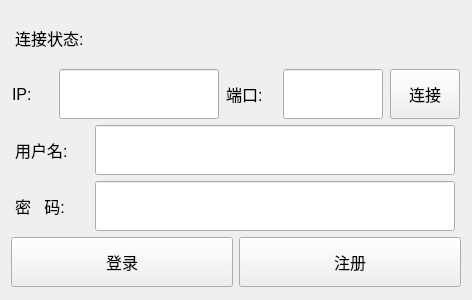
<?xml version="1.0" encoding="UTF-8"?>
<ui version="4.0">
 <class>TCPClient</class>
 <widget class="QWidget" name="TCPClient">
  <property name="geometry">
   <rect>
    <x>0</x>
    <y>0</y>
    <width>472</width>
    <height>300</height>
   </rect>
  </property>
  <property name="sizePolicy">
   <sizepolicy hsizetype="Fixed" vsizetype="Fixed">
    <horstretch>0</horstretch>
    <verstretch>0</verstretch>
   </sizepolicy>
  </property>
  <property name="minimumSize">
   <size>
    <width>472</width>
    <height>300</height>
   </size>
  </property>
  <property name="maximumSize">
   <size>
    <width>472</width>
    <height>300</height>
   </size>
  </property>
  <property name="windowTitle">
   <string>DXDisk-Login</string>
  </property>
  <layout class="QVBoxLayout" name="verticalLayout_2">
   <item>
    <layout class="QVBoxLayout" name="verticalLayout">
     <item>
      <layout class="QHBoxLayout" name="horizontalLayout">
       <item>
        <widget class="QLabel" name="statusbar_lab">
         <property name="minimumSize">
          <size>
           <width>90</width>
           <height>50</height>
          </size>
         </property>
         <property name="maximumSize">
          <size>
           <width>90</width>
           <height>50</height>
          </size>
         </property>
         <property name="font">
          <font>
           <pointsize>12</pointsize>
          </font>
         </property>
         <property name="text">
          <string>连接状态:</string>
         </property>
        </widget>
       </item>
       <item>
        <widget class="QLabel" name="status_lab">
         <property name="enabled">
          <bool>true</bool>
         </property>
         <property name="minimumSize">
          <size>
           <width>340</width>
           <height>50</height>
          </size>
         </property>
         <property name="maximumSize">
          <size>
           <width>340</width>
           <height>50</height>
          </size>
         </property>
         <property name="palette">
          <palette>
           <active>
            <colorrole role="WindowText">
             <brush brushstyle="SolidPattern">
              <color alpha="255">
               <red>255</red>
               <green>0</green>
               <blue>0</blue>
              </color>
             </brush>
            </colorrole>
           </active>
           <inactive>
            <colorrole role="WindowText">
             <brush brushstyle="SolidPattern">
              <color alpha="255">
               <red>255</red>
               <green>0</green>
               <blue>0</blue>
              </color>
             </brush>
            </colorrole>
           </inactive>
           <disabled/>
          </palette>
         </property>
         <property name="font">
          <font>
           <pointsize>12</pointsize>
          </font>
         </property>
         <property name="text">
          <string/>
         </property>
         <property name="alignment">
          <set>Qt::AlignLeading|Qt::AlignLeft|Qt::AlignVCenter</set>
         </property>
        </widget>
       </item>
      </layout>
     </item>
     <item>
      <layout class="QHBoxLayout" name="horizontalLayout_2">
       <item>
        <widget class="QLabel" name="ip_lab">
         <property name="enabled">
          <bool>true</bool>
         </property>
         <property name="minimumSize">
          <size>
           <width>30</width>
           <height>50</height>
          </size>
         </property>
         <property name="maximumSize">
          <size>
           <width>40</width>
           <height>50</height>
          </size>
         </property>
         <property name="font">
          <font>
           <pointsize>12</pointsize>
          </font>
         </property>
         <property name="text">
          <string>IP:</string>
         </property>
        </widget>
       </item>
       <item>
        <widget class="QLineEdit" name="ip_le">
         <property name="minimumSize">
          <size>
           <width>160</width>
           <height>50</height>
          </size>
         </property>
         <property name="maximumSize">
          <size>
           <width>160</width>
           <height>50</height>
          </size>
         </property>
         <property name="font">
          <font>
           <pointsize>12</pointsize>
          </font>
         </property>
        </widget>
       </item>
       <item>
        <widget class="QLabel" name="port_lab">
         <property name="enabled">
          <bool>true</bool>
         </property>
         <property name="minimumSize">
          <size>
           <width>50</width>
           <height>50</height>
          </size>
         </property>
         <property name="maximumSize">
          <size>
           <width>50</width>
           <height>50</height>
          </size>
         </property>
         <property name="font">
          <font>
           <pointsize>12</pointsize>
          </font>
         </property>
         <property name="text">
          <string>端口:</string>
         </property>
        </widget>
       </item>
       <item>
        <widget class="QLineEdit" name="port_le">
         <property name="minimumSize">
          <size>
           <width>100</width>
           <height>50</height>
          </size>
         </property>
         <property name="maximumSize">
          <size>
           <width>100</width>
           <height>50</height>
          </size>
         </property>
         <property name="font">
          <font>
           <pointsize>12</pointsize>
          </font>
         </property>
        </widget>
       </item>
       <item>
        <widget class="QPushButton" name="connect_pb">
         <property name="minimumSize">
          <size>
           <width>70</width>
           <height>50</height>
          </size>
         </property>
         <property name="maximumSize">
          <size>
           <width>70</width>
           <height>50</height>
          </size>
         </property>
         <property name="font">
          <font>
           <pointsize>12</pointsize>
          </font>
         </property>
         <property name="text">
          <string>连接</string>
         </property>
        </widget>
       </item>
      </layout>
     </item>
     <item>
      <layout class="QHBoxLayout" name="horizontalLayout_3">
       <item>
        <widget class="QLabel" name="name_lab">
         <property name="enabled">
          <bool>true</bool>
         </property>
         <property name="minimumSize">
          <size>
           <width>70</width>
           <height>50</height>
          </size>
         </property>
         <property name="maximumSize">
          <size>
           <width>70</width>
           <height>50</height>
          </size>
         </property>
         <property name="font">
          <font>
           <pointsize>12</pointsize>
          </font>
         </property>
         <property name="text">
          <string>用户名:</string>
         </property>
        </widget>
       </item>
       <item>
        <widget class="QLineEdit" name="name_le">
         <property name="enabled">
          <bool>true</bool>
         </property>
         <property name="sizePolicy">
          <sizepolicy hsizetype="Expanding" vsizetype="Expanding">
           <horstretch>0</horstretch>
           <verstretch>0</verstretch>
          </sizepolicy>
         </property>
         <property name="minimumSize">
          <size>
           <width>360</width>
           <height>50</height>
          </size>
         </property>
         <property name="maximumSize">
          <size>
           <width>360</width>
           <height>50</height>
          </size>
         </property>
         <property name="font">
          <font>
           <pointsize>12</pointsize>
          </font>
         </property>
        </widget>
       </item>
      </layout>
     </item>
     <item>
      <layout class="QHBoxLayout" name="horizontalLayout_4">
       <item>
        <widget class="QLabel" name="pwd_lab">
         <property name="enabled">
          <bool>true</bool>
         </property>
         <property name="minimumSize">
          <size>
           <width>70</width>
           <height>50</height>
          </size>
         </property>
         <property name="maximumSize">
          <size>
           <width>70</width>
           <height>50</height>
          </size>
         </property>
         <property name="font">
          <font>
           <pointsize>12</pointsize>
          </font>
         </property>
         <property name="text">
          <string>密   码:</string>
         </property>
        </widget>
       </item>
       <item>
        <widget class="QLineEdit" name="pwd_le">
         <property name="sizePolicy">
          <sizepolicy hsizetype="Expanding" vsizetype="Expanding">
           <horstretch>0</horstretch>
           <verstretch>0</verstretch>
          </sizepolicy>
         </property>
         <property name="minimumSize">
          <size>
           <width>360</width>
           <height>50</height>
          </size>
         </property>
         <property name="maximumSize">
          <size>
           <width>360</width>
           <height>50</height>
          </size>
         </property>
         <property name="font">
          <font>
           <pointsize>12</pointsize>
          </font>
         </property>
         <property name="locale">
          <locale language="English" country="UnitedStates"/>
         </property>
         <property name="echoMode">
          <enum>QLineEdit::Password</enum>
         </property>
        </widget>
       </item>
      </layout>
     </item>
     <item>
      <layout class="QHBoxLayout" name="horizontalLayout_5">
       <item>
        <widget class="QPushButton" name="login_pb">
         <property name="enabled">
          <bool>true</bool>
         </property>
         <property name="sizePolicy">
          <sizepolicy hsizetype="Minimum" vsizetype="Expanding">
           <horstretch>0</horstretch>
           <verstretch>0</verstretch>
          </sizepolicy>
         </property>
         <property name="minimumSize">
          <size>
           <width>0</width>
           <height>50</height>
          </size>
         </property>
         <property name="maximumSize">
          <size>
           <width>16777215</width>
           <height>50</height>
          </size>
         </property>
         <property name="font">
          <font>
           <pointsize>12</pointsize>
          </font>
         </property>
         <property name="text">
          <string>登录</string>
         </property>
        </widget>
       </item>
       <item>
        <widget class="QPushButton" name="regist_pb">
         <property name="enabled">
          <bool>true</bool>
         </property>
         <property name="sizePolicy">
          <sizepolicy hsizetype="Minimum" vsizetype="Expanding">
           <horstretch>0</horstretch>
           <verstretch>0</verstretch>
          </sizepolicy>
         </property>
         <property name="minimumSize">
          <size>
           <width>0</width>
           <height>50</height>
          </size>
         </property>
         <property name="maximumSize">
          <size>
           <width>16777215</width>
           <height>50</height>
          </size>
         </property>
         <property name="font">
          <font>
           <pointsize>12</pointsize>
          </font>
         </property>
         <property name="text">
          <string>注册</string>
         </property>
        </widget>
       </item>
      </layout>
     </item>
    </layout>
   </item>
  </layout>
 </widget>
 <resources/>
 <connections/>
</ui>
